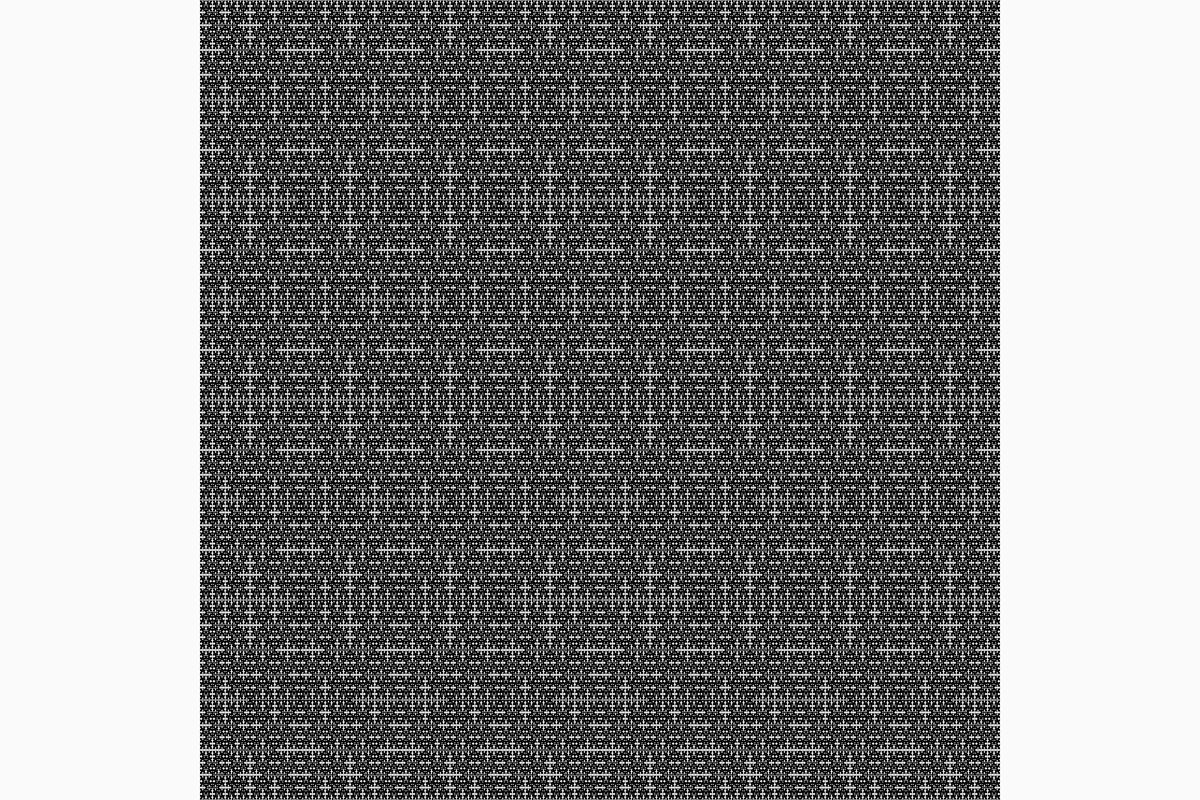
Frame 1 (no input)
Frame 60 (the mouse pressed at the canvas centre just before this capture): identical to frame 1, image omitted
Frame 120 (the mouse held since frame 60 and released just before this capture): identical to frame 1, image omitted

The Processing sketch that drew this single still picture (run headless with seeded random() and noise(); from frame 60 on, the mouse is pressed at the canvas centre):

// Processing sketch: fractalShape
// ── fractalShape.pde


void setup()
{
 size(1500,1000); 
 background(250);
 FractalShape(width/2,height/2,500);
}

void draw()
{
  
}

void FractalShape(float x,float y,float len)
{
  if(len>1)
  {
   line(x-len/2,y,x+len/2,y);
   line(x-len/2,y-len/2,x-len/2,y+len/2);
   line(x+len/2,y+len/2,x+len/2,y-len/2);
   FractalShape(x+len/2,y+len/2,len/2);
   FractalShape(x+len/2,y-len/2,len/2);
   FractalShape(x-len/2,y+len/2,len/2);
   FractalShape(x-len/2,y-len/2,len/2);
  }
  
}
